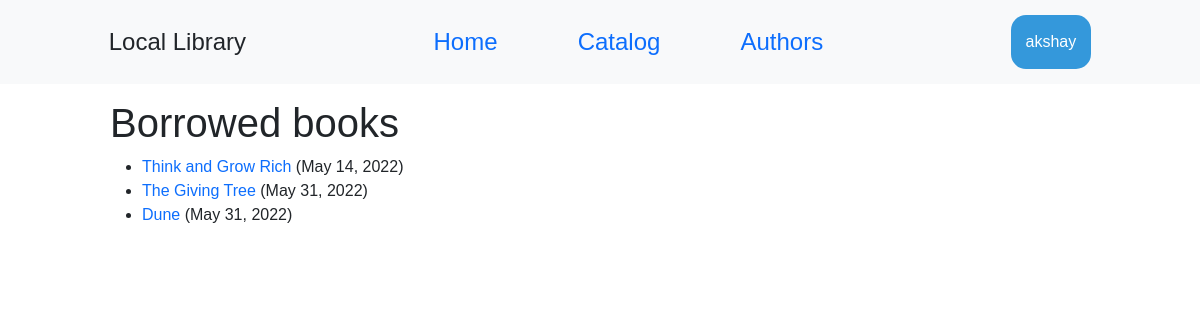
/catalog/mybooks/ (signed in), run on the app's committed database.
### catalog/models.py (models this page shows, shortened)
class BookInstance(models.Model):
    id = models.UUIDField(primary_key=True, default=uuid.uuid4, help_text='Unique ID for this particular book across whole library')
    book = models.ForeignKey('Book', on_delete=models.RESTRICT, null=True)
    imprint = models.CharField(max_length=200)
    due_back = models.DateField(null=True, blank=True)
    borrower = models.ForeignKey(User, on_delete=models.SET_NULL, null=True, blank=True)
    LOAN_STATUS = (
        ('m', 'Maintenance'),
        ('o', 'On loan'),
        ('a', 'Available'),
        ('r', 'Reserved'),
    )
    status = models.CharField(
        max_length=1,
        choices=LOAN_STATUS,
        blank=True,
        default='m',
        help_text='Book availability',
    )
    class Meta:
        ordering = ['due_back']
        permissions = (("can_mark_returned", "Set book as returned"),)
    @property
    def is_overdue(self):
        if self.due_back and date.today() > self.due_back:
            return True
        return False

class Book(models.Model):
    title = models.CharField(max_length = 200)
    author = models.ForeignKey('Author', on_delete=models.SET_NULL, null=True)
    summary = models.TextField(max_length=1000, help_text = 'Enter a brief description of the book')
    isbn = models.CharField('ISBN', max_length = 13, unique = True, help_text = '13 Character <a href="https://www.isbn-international.org/content/what-isbn">ISBN number</a>')
    genre = models.ManyToManyField(Genre, help_text='Select a genre for this book')
    language = models.ForeignKey('Language', on_delete=models.SET_NULL, null=True)
    def display_genre(self):
        return ', '.join(genre.name for genre in self.genre.all()[:3])
    display_genre.short_description = 'Genre'

### catalog/views.py (the view)
# urls.py: path('mybooks/', views.LoanedBooksByUserListView.as_view(), name='my-borrowed'),
class LoanedBooksByUserListView(LoginRequiredMixin,generic.ListView):
    model = BookInstance
    template_name ='catalog/bookinstance_list_borrowed_user.html'
    paginate_by = 10
    def get_queryset(self):
        return BookInstance.objects.filter(borrower=self.request.user).filter(status__exact='o').order_by('due_back')

### catalog/templates/catalog/bookinstance_list_borrowed_user.html
{% extends "base_generic.html" %}
{% block content %}
    <h1>Borrowed books</h1>
    {% if bookinstance_list %}
    <ul>
      {% for bookinst in bookinstance_list %}
      <li class="{% if bookinst.is_overdue %}text-danger{% endif %}">
        <a href="{% url 'book_detail' bookinst.book.pk %}">{{bookinst.book.title}}</a> ({{ bookinst.due_back }})
      </li>
      {% endfor %}
    </ul>
    {% else %}
      <p>There are no books borrowed.</p>
    {% endif %}
{% endblock %}

### catalog/templates/base_generic.html (shortened to what this page needs)
{% load static %}
<!DOCTYPE html>
<html lang="en">
<head>
  <link href="https://cdn.jsdelivr.net/npm/bootstrap@5.1.3/dist/css/bootstrap.min.css" rel="stylesheet">
  <link rel="stylesheet" href="{% static 'css/styles.css' %}">
</head>
<body>
  <nav class="navbar bg-light">
    <div class="nav-container">
        <div>
            <a>Local Library</a>
        </div>
        <div class="nav-links">
            <a href="{% url 'index' %}">Home</a>
            <a href="{% url 'books' %}">Catalog</a>
            <a href="{% url 'authors'%}">Authors</a>
        </div>
        <div class="nav-buttons">
          {% if user.is_authenticated %}
            <button class="dropbtn" onclick="myFunction()">{{ user.get_username }}</button>
          {% else %}
            <a href="{% url 'login'%}?next={{request.path}}">Sign in</a>
          {% endif %}
        </div>
    </div>
  </nav>
  <div class="container-fluid">
    <div class="col-sm-10 ">
      {% block content %}
      {% endblock %}
    </div>
  </div>
</body>
</html>

### catalog/static/css/styles.css (style rules this page uses)
body { font-family: sans-serif; }
a { text-decoration: none; }
.navbar { padding:15px; font-size:24px; width:100%; }
.nav-container { display: flex; width:100%; align-items: center; justify-content: space-around; }
.nav-links { display:flex; width:33.3%; justify-content:space-between; }
.dropbtn { background-color: #3498DB; color: white; padding: 15px; font-size: 16px; border: none; border-radius: 15px; cursor: pointer; }
.container-fluid { margin-top: 15px; width: 100%; display: flex; justify-content: center; align-items: center; }

### data on the page
BookInstance: book "Think and Grow Rich", due_back "May 14, 2022"
BookInstance: book "The Giving Tree", due_back "May 31, 2022"
BookInstance: book "Dune", due_back "May 31, 2022"

### other printed values
{{ user.get_username }} "akshay"
